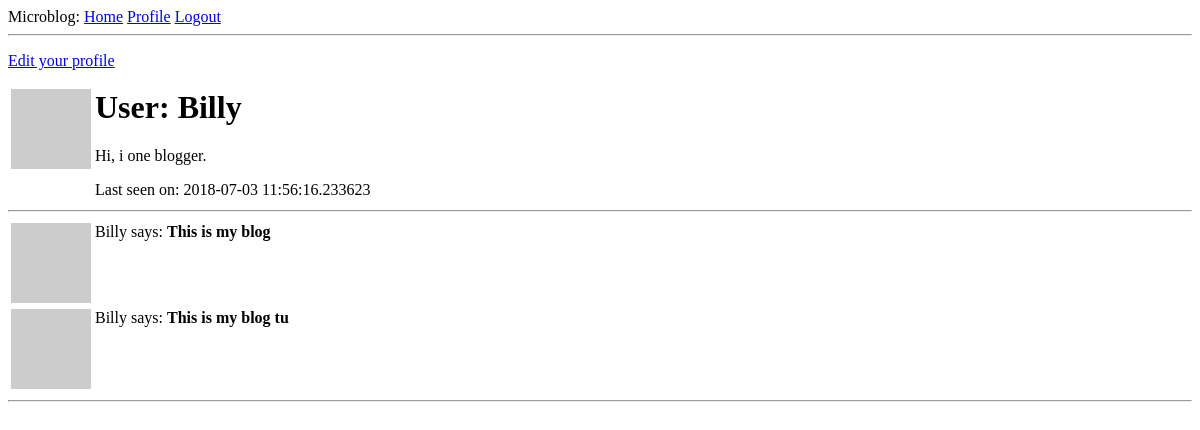
/user/Billy (signed in), run on an earlier commit of the app's database.
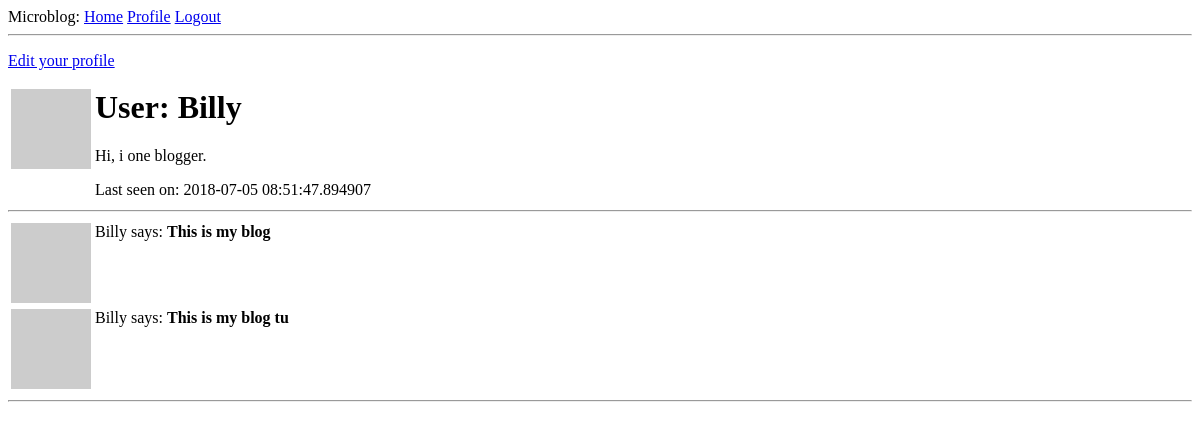
And on a later commit of the database.
### app/models.py (models this page shows, shortened)
class User(UserMixin, db.Model):
	id = db.Column(db.Integer, primary_key=True)
	username = db.Column(db.String(32), index=True, unique=True)
	email = db.Column(db.String(128), index=True, unique=True)
	password_hash = db.Column(db.String(128))
	posts = db.relationship('Post', backref='author', lazy=True)
	about_me = db.Column(db.String(140))
	last_seen = db.Column(db.DateTime, default=datetime.utcnow)
	def avatar(self, size):
		digest = md5(self.email.lower().encode('utf-8')).hexdigest()
		return 'https://www.gravatar.com/avatar/{}?d=identicon&s={}'.format(digest, size)

### app/routers.py (the view)
@app.route('/user/<username>')
@login_required
def user(username):
	user = User.query.filter_by(username=username).first_or_404()
	posts = [
	    {'author': user, 'body': 'This is my blog'},
	    {'author': user, 'body': 'This is my blog tu'}
	]
	return render_template('user.html', user=user, posts=posts)

### app/models.py (called while the page is built)
@login.user_loader
def load_user(id):
	return User.query.get(int(id))

### app/routers.py (called while the page is built)
@app.before_request
def before_request():
	if current_user.is_authenticated:
		current_user.last_seen = datetime.utcnow()
		db.session.commit()

### app/templates/user.html
{% extends "base.html" %}
{% block content %}
    <table>
    	<tr valign="top">
    	    <td><img src="{{ user.avatar(128) }}"</td>
            <td>
                <h1>User: {{ current_user.username }}</h1>
                {% if user.about_me %}
                  <p>{{ user.about_me }}</p>
                {% endif %}
                {% if user.last_seen %}
                  <p>Last seen on: {{ user.last_seen }}</p>
                {% endif %}
                </td>
        </tr>
        {% if user == current_user %}
            <p><a href="{{ url_for('edit_profile') }}">Edit your profile</a></p>
        {% endif %}
    </table>
    <hr>
    {% for post in posts %}
        {% include "_post.html" %}
    {% endfor %}
    <hr>
{% endblock %}

### app/templates/base.html (shortened to what this page needs)
<DOCTYPE html>
<html>
    <head>
    </head>
    <body>
    	<div>Microblog:
            <a href="{{ url_for('index') }}">Home</a>
            {% if current_user.is_anonymous %}
                <a href="{{ url_for('login') }}">Login</a>
                <a href="{{ url_for('reg') }}">Registration</a>
            {% else %}
                <a href="{{ url_for('user', username=current_user.username) }}">Profile</a>
                <a href="{{ url_for('logout') }}">Logout</a>
            {% endif %}
        </div>
        <hr>
        {% block content%}
        {% endblock %}
    </body>
</html>

### app/templates/_post.html
<table>
    <tr valign="top">
        <td><img src="{{ user.avatar(36) }}"></td>
        <td>{{ post.author.username }} says: <b>{{ post.body }}</td>
    </tr>
</table>

What changed in the data, as far as the page shows it:
changed User "Billy": last_seen "2018-07-03 11:56:16.233623" → "2018-07-05 08:51:47.894907"
